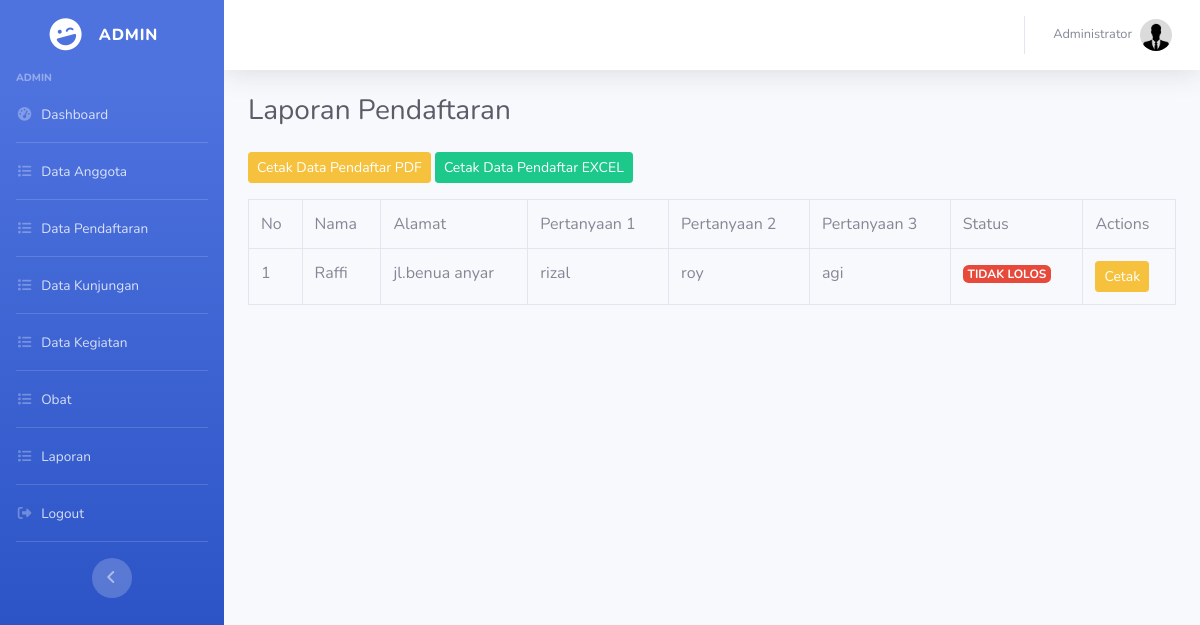
Page /admin/laporan.php (signed in) on the earlier database version.
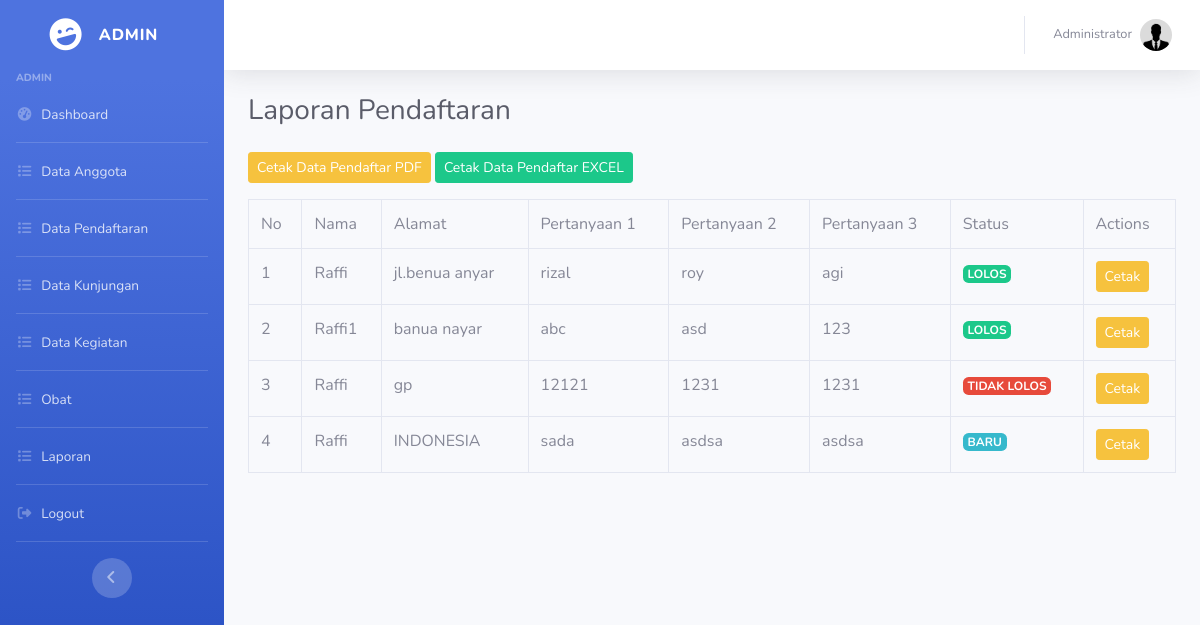
Same page on the later database version.
### tables this page shows
CREATE TABLE `nilai` (
  `id` int(11) NOT NULL,
  `Pertanyaan_1` varchar(50) DEFAULT NULL,
  `Pertanyaan_2` varchar(50) DEFAULT NULL,
  `Pertanyaan_3` varchar(50) NOT NULL,
  `status` int(1) NOT NULL,
  `pendaftar_id` int(11) DEFAULT NULL
);

CREATE TABLE `pendaftar` (
  `id` int(11) NOT NULL,
  `nama` varchar(100) DEFAULT NULL,
  `tmpt_lahir` varchar(100) DEFAULT NULL,
  `tgl_lahir` date DEFAULT NULL,
  `jenis_kelamin` enum('L','P') DEFAULT NULL,
  `agama` varchar(45) DEFAULT NULL,
  `alamat` text DEFAULT NULL,
  `email` varchar(100) DEFAULT NULL,
  `telepon` varchar(45) DEFAULT NULL,
  `foto` varchar(100) NOT NULL,
  `users_id` int(11) DEFAULT NULL,
  `nrp` varchar(25) NOT NULL
);

### config/auto_load.php (called while the page is built, shortened)
<?php
$base_url = "http://localhost/pendaftaran";
?>

### admin/laporan_control.php (called while the page is built, shortened)
<?php
$all_pendaftar = mysqli_query($koneksi, "SELECT pendaftar.*, nilai.Pertanyaan_1, nilai.Pertanyaan_2, nilai.Pertanyaan_3, nilai.status FROM pendaftar, nilai WHERE pendaftar.id = nilai.pendaftar_id");
?>

### admin/laporan.php (the view, shortened to what this page needs)
<?php include('../config/auto_load.php'); ?>
<?php include('laporan_control.php'); ?>
<?php include('../template/header.php'); ?>
<div class="container-fluid">
  <h1 class="h3 mb-4 text-gray-800">Laporan Pendaftaran</h1>
  <a href="<?= $base_url ?>/cetak/data_pendaftar.php" class="btn btn-warning btn-sm mb-3" target="_blank">Cetak Data Pendaftar PDF</a>
  <a href="<?= $base_url ?>/cetak/data_excel.php" class="btn btn-success btn-sm mb-3" target="_blank">Cetak Data Pendaftar EXCEL</a>
  <div class="row">
    <div class="col-md-12">
      <table class="table table-bordered table-hover">
        <tr>
          <td>No</td>
          <td>Nama</td>
          <td>Alamat</td>
          <td>Pertanyaan 1</td>
          <td>Pertanyaan 2</td>
          <td>Pertanyaan 3</td>
          <td>Status</td>
          <td>Actions</td>
        </tr>
        <?php
        $no = 1;
        while($p = mysqli_fetch_array($all_pendaftar)) { ?>
        <tr>
          <td><?= $no++ ?></td>
          <td><?= $p['nama'] ?></td>
          <td><?= $p['alamat'] ?></td>
          <td><?= $p['Pertanyaan_1'] ?></td>
          <td><?= $p['Pertanyaan_2'] ?></td>
          <td><?= $p['Pertanyaan_3'] ?></td>
          <?php
          if($p['status'] == 0) {
            $status = '<span class="badge badge-info">BARU</span>';
          } else if ($p['status'] == 1) {
            $status = '<span class="badge badge-success">LOLOS</span>';
          } else if ($p['status'] == 2) {
            $status = '<span class="badge badge-danger">TIDAK LOLOS</span>';
          }
          ?>
          <td><?= $status ?></td>
          <td>
              <a href="<?= $base_url ?>/cetak/detail_cetak.php?id=<?= $p['id'] ?>" class="btn btn-warning btn-sm" target="_blank">Cetak</a>
          </td>
        </tr>
        <?php }
        ?>
      </table>
    </div>
  </div>
</div>

### template/header.php (shortened to what this page needs)
<!DOCTYPE html>
<html lang="en">
<head>
  <link href="../assets/vendor/fontawesome-free/css/all.min.css" rel="stylesheet" type="text/css">
  <link href="../assets/css/sb-admin-2.min.css" rel="stylesheet">
  <link href="../assets/vendor/datepicker/css/bootstrap-datepicker.css" rel="stylesheet">
</head>
<body id="page-top">
  <div id="wrapper">
    <ul class="navbar-nav bg-gradient-primary sidebar sidebar-dark accordion" id="accordionSidebar">
      <a class="sidebar-brand d-flex align-items-center justify-content-center" href="assets/img/swd.png">
        <div class="sidebar-brand-icon rotate-n-15">
          <i class="fas fa-laugh-wink"></i>
        </div>
        <div class="sidebar-brand-text mx-3">ADMIN</div>
      </a>
      <div class="sidebar-heading">
        <?= $_SESSION['level'] ?>
      </div>
      <?php if($_SESSION['level'] == 'admin') { ?>
          <li class="nav-item">
            <a class="nav-link" href="dashboard.php">
              <i class="fas fa-fw fa-tachometer-alt"></i>
              <span>Dashboard</span></a>
          </li>
          <hr class="sidebar-divider my-0">
          <li class="nav-item">
            <a class="nav-link" href="anggota.php">
              <i class="fas fa-fw fa-list"></i>
              <span>Data Anggota</span></a>
          </li>
          <hr class="sidebar-divider my-0">
          <li class="nav-item">
            <a class="nav-link" href="pendaftaran.php">
              <i class="fas fa-fw fa-list"></i>
              <span>Data Pendaftaran</span></a>
          </li>
          <hr class="sidebar-divider my-0">
          <li class="nav-item">
            <a class="nav-link" href="kunjungan.php">
              <i class="fas fa-fw fa-list"></i>
              <span>Data Kunjungan</span></a>
          </li>
          <hr class="sidebar-divider my-0">
          <li class="nav-item">
            <a class="nav-link" href="kegiatan.php">
              <i class="fas fa-fw fa-list"></i>
              <span>Data Kegiatan</span></a>
          </li>
          <hr class="sidebar-divider my-0">
          <li class="nav-item">
            <a class="nav-link" href="obat.php">
              <i class="fas fa-fw fa-list"></i>
              <span>Obat</span></a>
          </li>
          <hr class="sidebar-divider my-0">
          <li class="nav-item">
            <a class="nav-link" href="laporan.php">
              <i class="fas fa-fw fa-list"></i>
              <span>Laporan</span></a>
          </li>
      <?php } ?>
      <hr class="sidebar-divider my-0">
      <li class="nav-item">
        <a class="nav-link" href="../logout_control.php" data-toggle="modal" data-target="#logoutModal">
          <i class="fas fa-fw fa-sign-out-alt"></i>
          <span>Logout</span></a>
      </li>
      <hr class="sidebar-divider d-none d-md-block">
      <div class="text-center d-none d-md-inline">
        <button class="rounded-circle border-0" id="sidebarToggle"></button>
      </div>
    </ul>
    <div id="content-wrapper" class="d-flex flex-column">
      <div id="content">
        <nav class="navbar navbar-expand navbar-light bg-white topbar mb-4 static-top shadow">
          <ul class="navbar-nav ml-auto">
            <li class="nav-item dropdown no-arrow">
              <a class="nav-link dropdown-toggle" href="#" id="userDropdown" role="button" data-toggle="dropdown" aria-haspopup="true" aria-expanded="false">
                <span class="mr-2 d-none d-lg-inline text-gray-600 small"><?= $_SESSION['nama']; ?></span>
                <?php
                if(isset($data_pendaftar['foto']) && $data_pendaftar['foto'] != '') {
                    $foto = '../uploads/' . $data_pendaftar['foto'];
                } else {
                    $foto = '../assets/img/avatar.jpg';
                }
                ?>
                <img class="img-profile rounded-circle" src="<?= $foto ?>">
              </a>
            </li>
          </ul>
        </nav>

Differences in the rows shown:
changed nilai "rizal": status "TIDAK LOLOS" → "LOLOS"
added nilai: pendaftar.nama "Raffi1", pendaftar.alamat "banua nayar", Pertanyaan_1 "abc", Pertanyaan_2 "asd", Pertanyaan_3 "123", status "LOLOS"
added nilai: pendaftar.nama "Raffi", pendaftar.alamat "gp", Pertanyaan_1 "12121", Pertanyaan_2 "1231", Pertanyaan_3 "1231", status "TIDAK LOLOS"
added nilai: pendaftar.nama "Raffi", pendaftar.alamat "INDONESIA", Pertanyaan_1 "sada", Pertanyaan_2 "asdsa", Pertanyaan_3 "asdsa", status "BARU"
